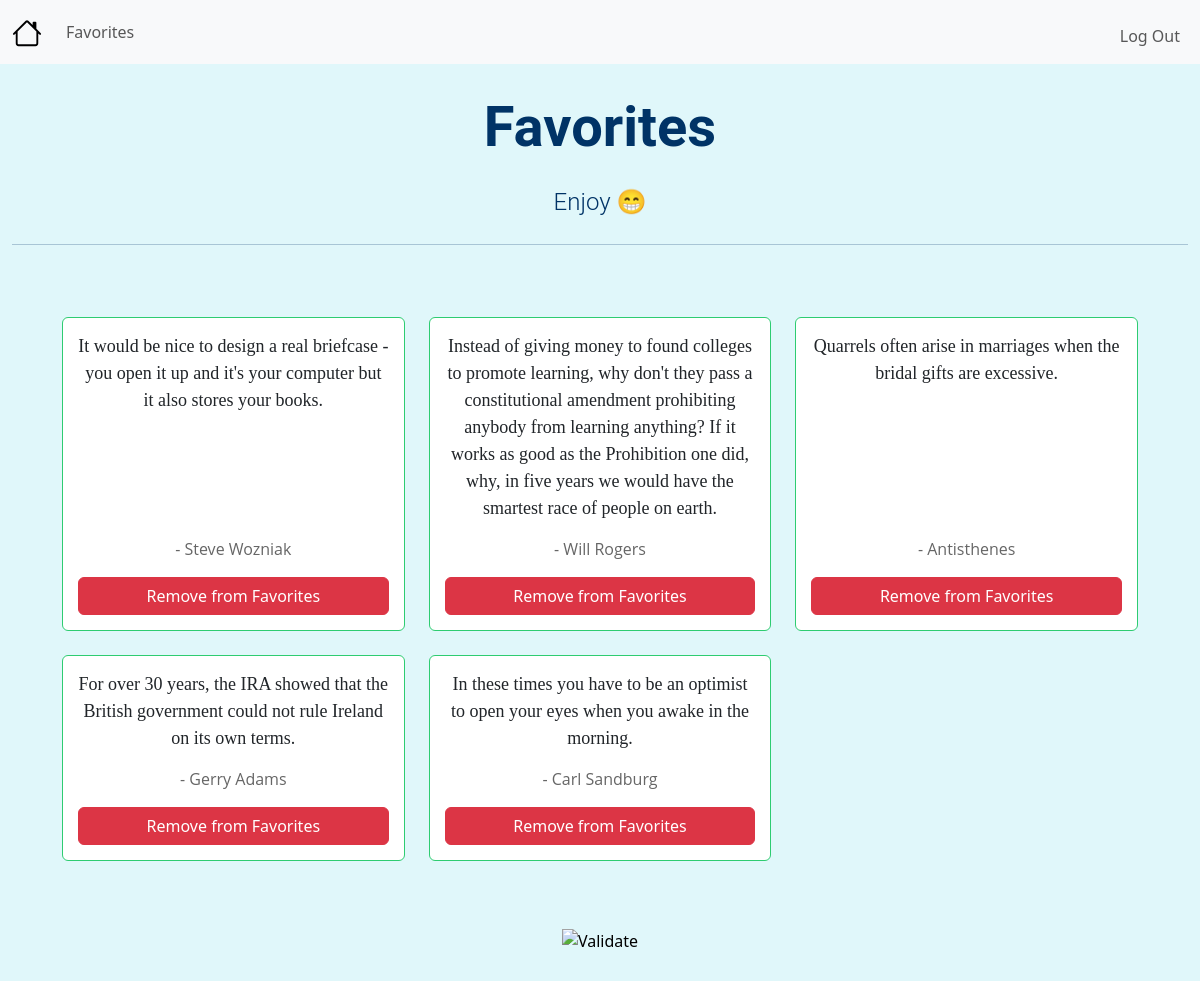
/favorites (signed in), run on an earlier commit of the app's database.
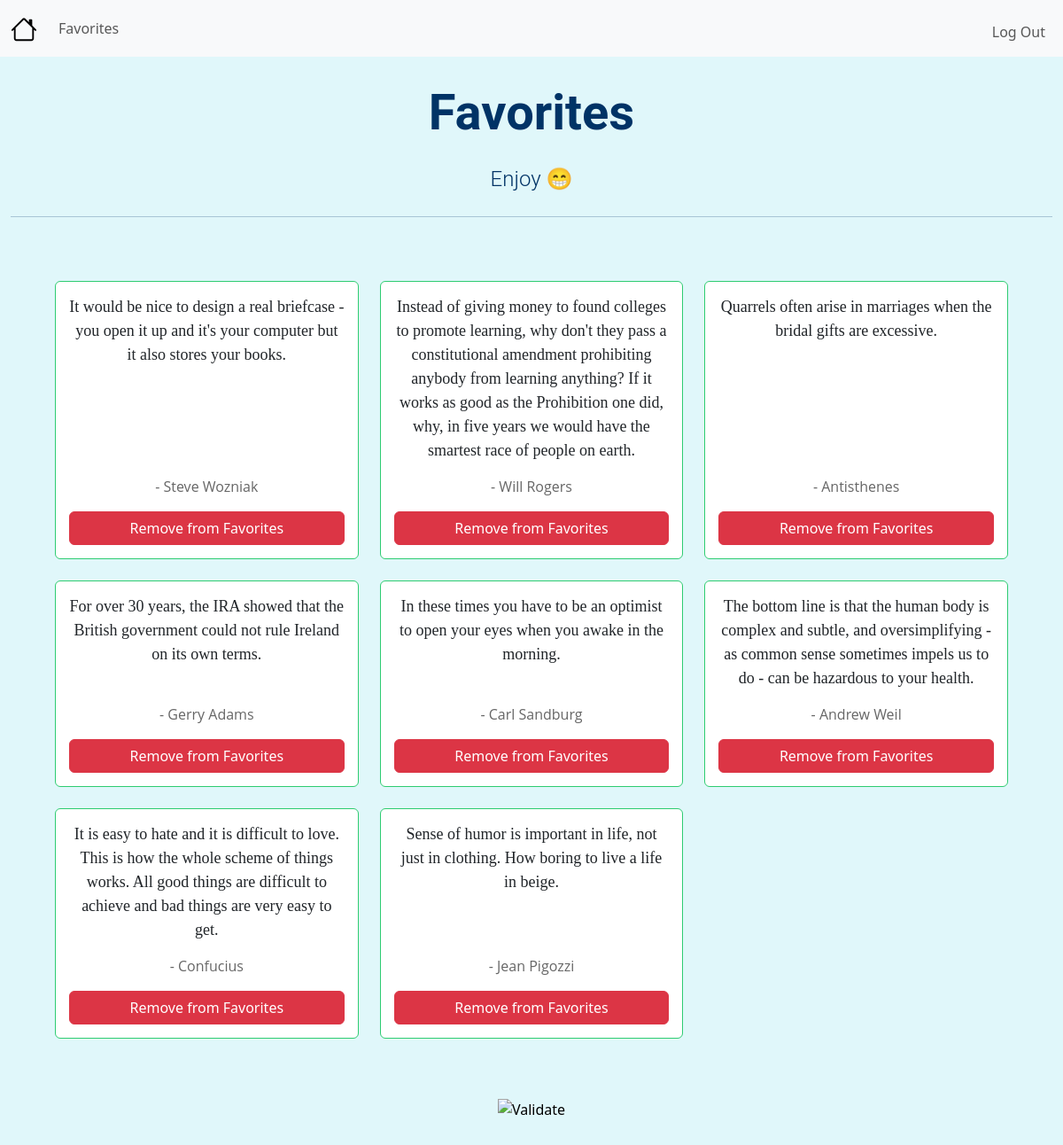
And on a later commit of the database.
### app.py (models this page shows, shortened)
class Favorites(db.Model):
    __tablename__ = "favorites"
    id = db.Column(db.Integer, primary_key=True)
    user_id = db.Column(db.Integer, db.ForeignKey('users.id'), nullable=False)
    quote = db.Column(db.String(1000), unique=True, nullable=False)
    author = db.Column(db.String(300), nullable=False)

### app.py (the view)
@app.route("/favorites")
@login_required
def favorites():
    user_favorites = Favorites.query.filter_by(user_id=session["user_id"]).all()
    return render_template("favorites.html", favorites=user_favorites)

### helpers.py (called while the page is built)
def login_required(f):
    @wraps(f)
    def decorated_function(*args, **kwargs):
        if session.get("user_id") is None:
            return redirect("/login")
        return f(*args, **kwargs)
    return decorated_function

### templates/favorites.html (shortened to what this page needs)
{% extends "layout.html" %}
{% block jumbo_title %}Favorites{% endblock %}
{% block jumbo_message %}Enjoy &#128513;{% endblock %}
{% block main %}
    <div class="favorites-container">
        <div class="row row-cols-1 row-cols-md-2 row-cols-lg-3 g-4">
            {% for favorite in favorites %}
            <div class="col">
                <div class="card h-100">
                    <div class="card-body">
                        <p class="card-text quote-text">{{ favorite.quote }}</p>
                        <p class="card-text author-text">- {{ favorite.author }}</p>
                        <button class="btn btn-danger remove-favorite"
                                data-quote = "{{ favorite.quote|tojson }}"
                                data-author = "{{ favorite.author|tojson }}"
                                onclick="removeFavorite(this)">
                            Remove from Favorites
                        </button>
                    </div>
                </div>
            </div>
            {% endfor %}
        </div>
    </div>
{% endblock %}

### templates/layout.html (shortened to what this page needs)
<!DOCTYPE html>
<html lang="en">
    <head>
        <link href="https://cdn.jsdelivr.net/npm/bootstrap@5.3.3/dist/css/bootstrap.min.css" rel="stylesheet">
        <link href="/static/styles.css" rel="stylesheet">
    </head>
    <body>
        <nav id="navbar" class="navbar navbar-expand-lg bg-body-tertiary">
            <div class="container-fluid">
                <a class="navbar-brand" href="/">
                </a>
                <div class="collapse navbar-collapse" id="navbar">
                    {% if session["user_id"] %}
                        <ul class="navbar-nav">
                            <li class="nav-item"><a class="nav-link" href="/favorites">Favorites</a></li>
                        </ul>
                        <ul class="navbar-nav ms-auto mt-2">
                            <li class="nav-item"><a class="nav-link" href="/logout">Log Out</a></li>
                        </ul>
                    {% else %}
                        <ul class="navbar-nav ms-auto mt-2">
                            <li class="nav-item"><a class="nav-link" href="/register">Register</a></li>
                            <li class="nav-item"><a class="nav-link" href="/login">Log In</a></li>
                        </ul>
                    {% endif %}
                </div>
            </div>
        </nav>
        <div id="jumbo" class="jumbotron mx-auto text-center">
            <div class="container-fluid">
                <h1 class="display-4" id="title">{% block jumbo_title %}{% endblock %}</h1>
                <p class="lead" id="jumbo_message">{% block jumbo_message %}{% endblock %}</p>
                <hr class="my-4">
            </div>
        </div>
        <main class="container py-5 text-center">
            {% block main %}{% endblock %}
        </main>
        <footer class="mb-5">
            <form action="https://validator.w3.org/check" class="text-center" enctype="multipart/form-data" method="post" target="_blank">
                <input alt="Validate" src="/static/I_heart_validator.png" type="image">
            </form>
        </footer>
    </body>
</html>

### static/styles.css (style rules this page uses)
body { background-color: #e0f7fa; }
a { text-decoration: none; }
#jumbo { margin-left: 30px; margin-right: 30px; margin-top: 10px; color: #003366; font-family: "Roboto", sans-serif; }
#title { font-weight: bold; padding-bottom: 15px; padding-top: 20px; animation: fadeIn 4s ease-in-out; }
#jumbo_message { font-size: 1.5rem; }
.favorites-container { padding: 20px; padding-top: 0px; }
.card { border: 1px solid #2ecc71; transition: transform 0.2s; flex: 0 1 300px; max-width: 400px; margin: 0; display: flex; flex-direction: column; }
.card-body { flex: 1; display: flex; flex-direction: column; justify-content: space-between; padding: 15px; overflow-y: auto; max-height: 400px; }
.quote-text { font-size: 18px; font-family: "Georgia", serif; margin-bottom: 15px; }
.author-text { font-size: 16px; font-family: "Open Sans", sans-serif; color: #666; margin-top: auto; }
.quote-text { font-size: 18px; font-family: "Georgia", serif; }
.author-text { font-size: 16px; font-family: "Open Sans", sans-serif; color: #666 }

What changed in the data, as far as the page shows it:
added Favorites: quote "The bottom line is that the human body is complex and subtle, and oversimplifying - as common sense sometimes impels us to do - can be hazardous to your health.", author "Andrew Weil"
added Favorites: quote "It is easy to hate and it is difficult to love. This is how the whole scheme of things works. All good things are difficult to achieve and bad things are very easy to get.", author "Confucius"
added Favorites: quote "Sense of humor is important in life, not just in clothing. How boring to live a life in beige.", author "Jean Pigozzi"
